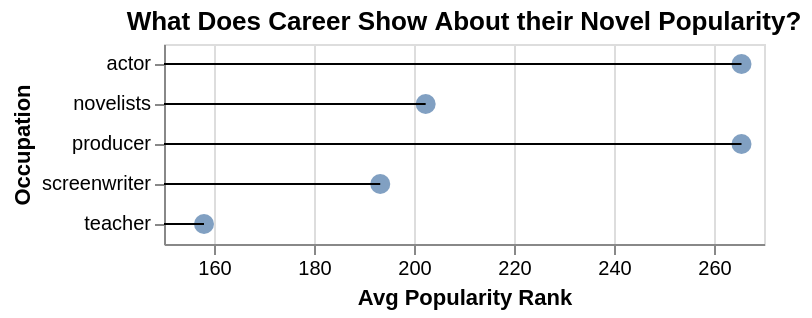

Here is the notebook cell this chart was saved with:
### Code cell
# Aggregate average rank by occupation
rank_occ = melted_occupations.groupby('specific_occupation')['gr_num_ratings_rank'].mean().reset_index()

alt.Chart(rank_occ).mark_point(size=100, filled=True).encode(
    x=alt.X('gr_num_ratings_rank:Q', scale=alt.Scale(zero=False), title="Avg Popularity Rank"),
    y=alt.Y('specific_occupation:N', sort='x', title="Occupation"),
    color=alt.value("#4c78a8")
) + alt.Chart(rank_occ).mark_rule().encode(
    x='gr_num_ratings_rank:Q',
    y='specific_occupation:N'
).properties(title="What Does Career Show About their Novel Popularity?")

### Figure 1 — Vega-Lite specification as saved in the notebook (floating-point values rounded to 4 significant figures)
{"config": {"view": {"continuousWidth": 300, "continuousHeight": 300}}, "layer": [{"mark": {"type": "point", "filled": true, "size": 100}, "encoding": {"color": {"value": "#4c78a8"}, "x": {"field": "gr_num_ratings_rank", "scale": {"zero": false}, "title": "Avg Popularity Rank", "type": "quantitative"}, "y": {"field": "specific_occupation", "sort": "x", "title": "Occupation", "type": "nominal"}}}, {"mark": {"type": "rule"}, "encoding": {"x": {"field": "gr_num_ratings_rank", "type": "quantitative"}, "y": {"field": "specific_occupation", "type": "nominal"}}, "title": "What Does Career Show About their Novel Popularity?"}], "data": {"name": "data-f05f9f96d62e5eb1370e309c577ad44f"}, "$schema": "https://vega.github.io/schema/vega-lite/v6.1.0.json", "datasets": {"data-f05f9f96d62e5eb1370e309c577ad44f": [{"specific_occupation": "actor", "gr_num_ratings_rank": 265.5}, {"specific_occupation": "novelists", "gr_num_ratings_rank": 202.3}, {"specific_occupation": "producer", "gr_num_ratings_rank": 265.5}, {"specific_occupation": "screenwriter", "gr_num_ratings_rank": 193.2}, {"specific_occupation": "teacher", "gr_num_ratings_rank": 158.0}]}}
